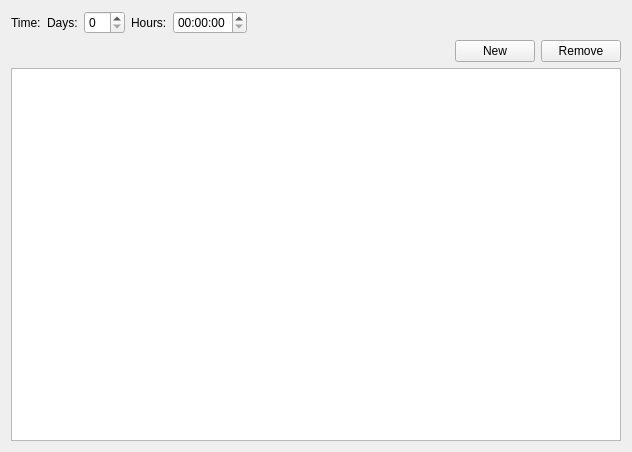
<?xml version="1.0" encoding="UTF-8"?>
<ui version="4.0">
 <class>reminderWidget</class>
 <widget class="QWidget" name="reminderWidget">
  <property name="geometry">
   <rect>
    <x>0</x>
    <y>0</y>
    <width>632</width>
    <height>452</height>
   </rect>
  </property>
  <property name="windowTitle">
   <string>Reminder</string>
  </property>
  <layout class="QVBoxLayout" name="verticalLayout">
   <item>
    <layout class="QFormLayout" name="formLayout">
     <item row="0" column="1">
      <layout class="QHBoxLayout" name="horizontalLayout_2">
       <item>
        <widget class="QLabel" name="label">
         <property name="text">
          <string>Days:</string>
         </property>
        </widget>
       </item>
       <item>
        <widget class="QSpinBox" name="daysBox"/>
       </item>
       <item>
        <widget class="QLabel" name="label_2">
         <property name="text">
          <string>Hours:</string>
         </property>
        </widget>
       </item>
       <item>
        <widget class="QTimeEdit" name="hoursEdit"/>
       </item>
       <item>
        <spacer name="horizontalSpacer_2">
         <property name="orientation">
          <enum>Qt::Horizontal</enum>
         </property>
         <property name="sizeHint" stdset="0">
          <size>
           <width>40</width>
           <height>20</height>
          </size>
         </property>
        </spacer>
       </item>
      </layout>
     </item>
     <item row="0" column="0">
      <widget class="QLabel" name="label_3">
       <property name="text">
        <string>Time:</string>
       </property>
      </widget>
     </item>
    </layout>
   </item>
   <item>
    <layout class="QHBoxLayout" name="horizontalLayout">
     <item>
      <spacer name="horizontalSpacer">
       <property name="orientation">
        <enum>Qt::Horizontal</enum>
       </property>
       <property name="sizeHint" stdset="0">
        <size>
         <width>40</width>
         <height>20</height>
        </size>
       </property>
      </spacer>
     </item>
     <item>
      <widget class="QPushButton" name="newPB">
       <property name="text">
        <string>New</string>
       </property>
      </widget>
     </item>
     <item>
      <widget class="QPushButton" name="removePB">
       <property name="text">
        <string>Remove</string>
       </property>
      </widget>
     </item>
    </layout>
   </item>
   <item>
    <widget class="QListWidget" name="reminderList"/>
   </item>
  </layout>
 </widget>
 <resources/>
 <connections/>
</ui>
